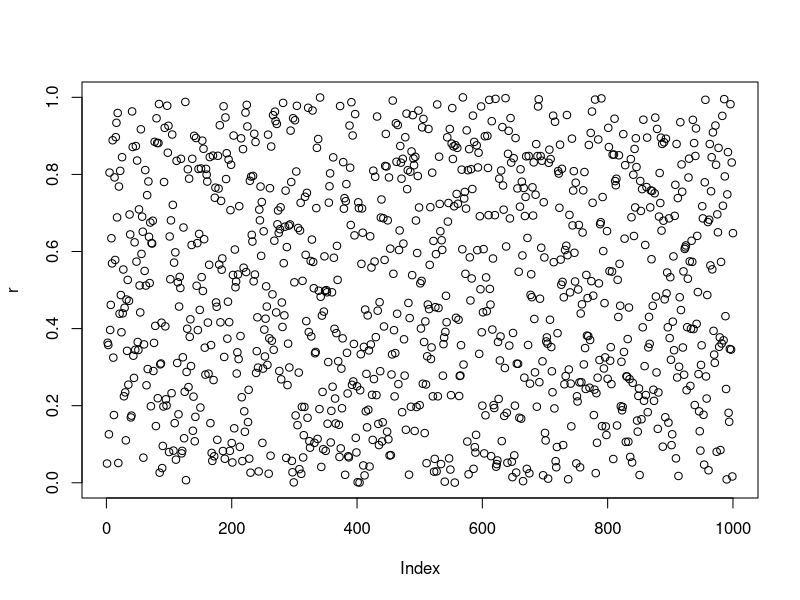
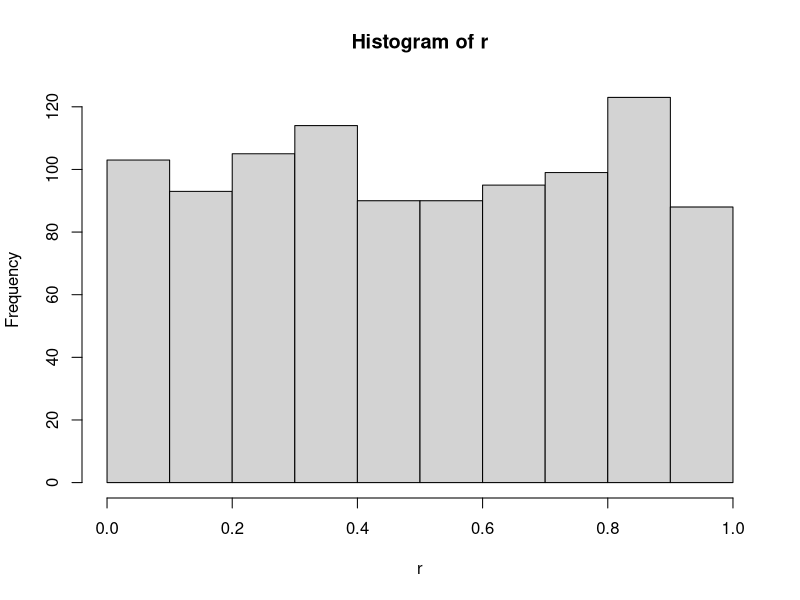
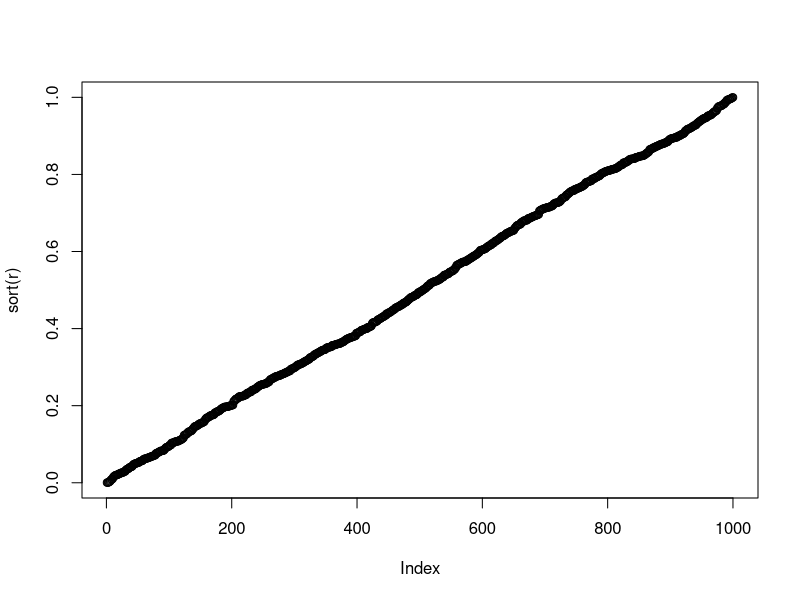
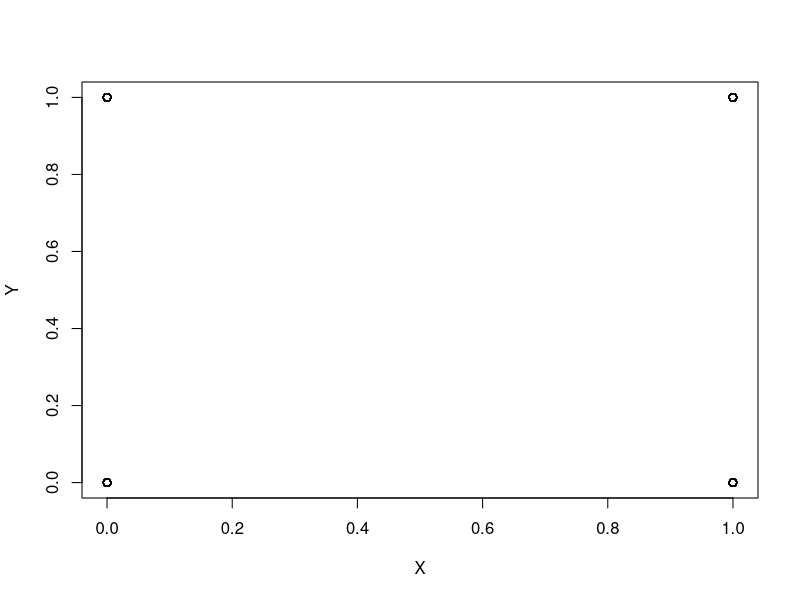
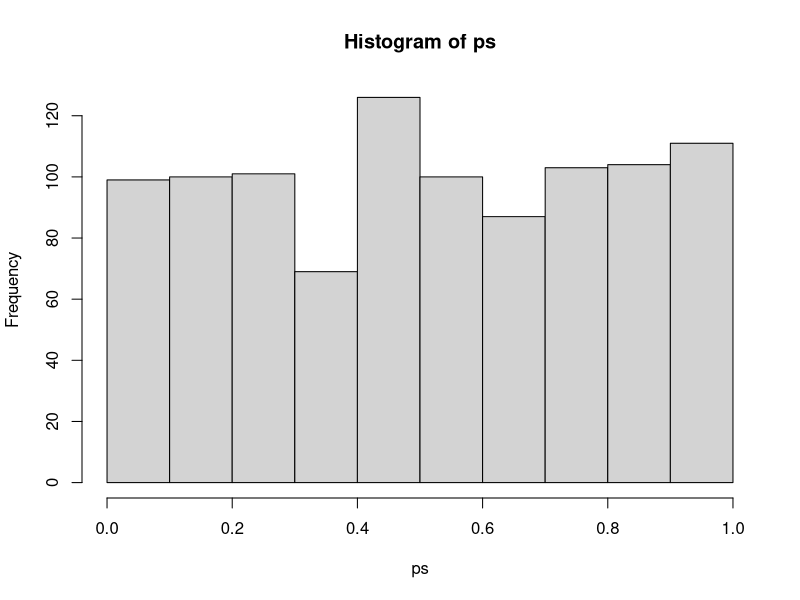
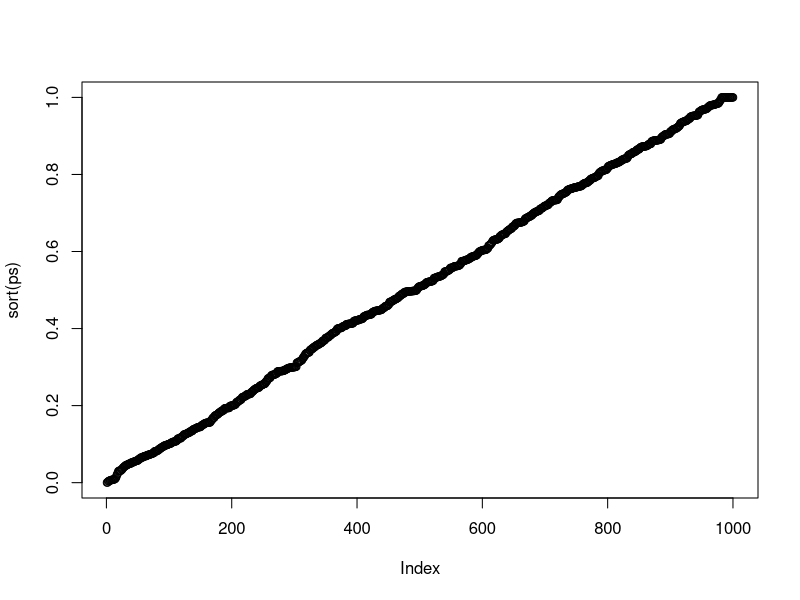
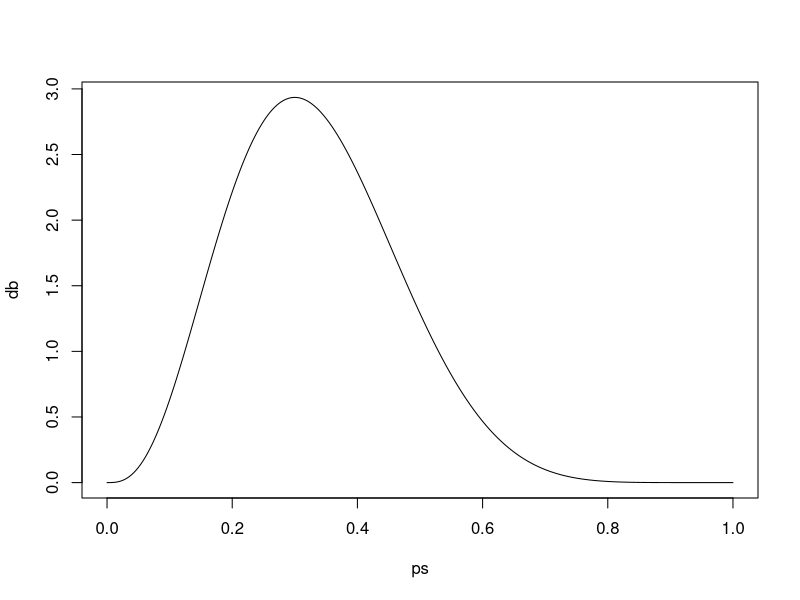
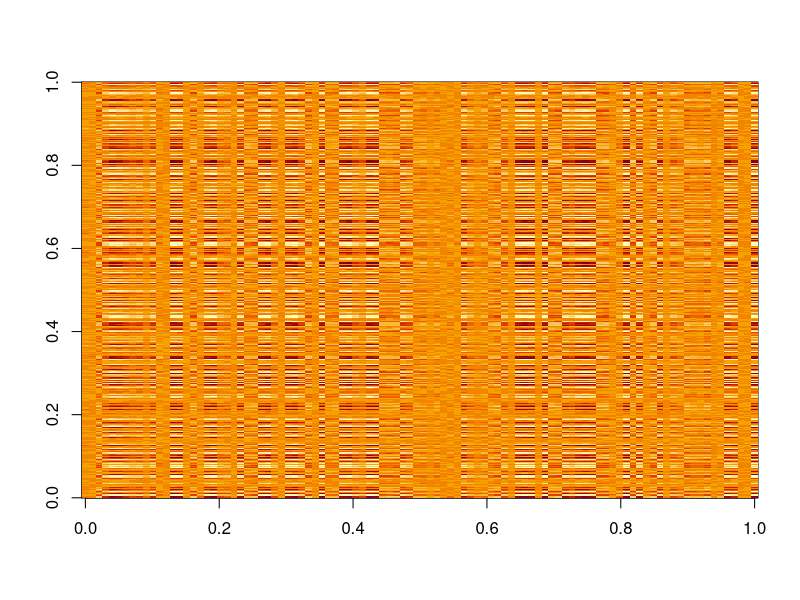

The R source for these figures, in order:
## ---- chunk 1
# 一様分布からの乱数発生
n <- 1000
r <- runif(n)
plot(r)
hist(r)
plot(sort(r))
## ---- chunk 2
n <- 10000
X <- sample(c(0,1),n,replace=TRUE)
Y <- sample(c(0,1),n,replace=TRUE)
plot(X,Y)
table(X,Y)
tab <- table(X,Y)
chisq.test(tab)
## ---- chunk 3
n.iter <- 1000
ps <- rep(0,n.iter)
for(i in 1:n.iter){
  X <- sample(c(0,1),n,replace=TRUE)
  Y <- sample(c(0,1),n,replace=TRUE)
  tab <- table(X,Y)
  chisqout <- chisq.test(tab)
  ps[i] <- chisqout$p.value
}
## ---- chunk 4
hist(ps)
plot(sort(ps))
## ---- chunk 5
my.exact.prob <- function(tab){
  a <- tab[1,1]
  b <- tab[1,2]
  c <- tab[2,1]
  d <- tab[2,2]
  ab <- a + b
  cd <- c + d
  ac <- a + c
  bd <- b + d
  n <- sum(tab)
  bunbo <- factorial(n) * factorial(a)*factorial(b)*factorial(c)*factorial(d)
  bunsi <- factorial(ab)*factorial(cd)*factorial(ac)*factorial(bd)
  prob <- bunsi / bunbo
  return(prob)
}
## ---- chunk 6
tab1 <- matrix(c(1,1,1,0),2,2)
tab1
tab2 <- matrix(c(2,0,0,1),2,2)
my.exact.prob(tab1)
my.exact.prob(tab2)
## ---- chunk 7
fisher.test(tab)
## ---- chunk 8
ps <- seq(from=0,to=1,length=1000)
n <- 10
k <- 3
db <- dbeta(ps,k+1,n-k+1) # "+1"はおまじない
plot(ps,db,type="l")
## ---- chunk 9
dp <- 40
prob <- c(0.5,0.5)
gs <- sample(0:1,dp,replace=TRUE,prob=prob)

table(gs)
## ---- chunk 10
dp <- 40
# エラーを考慮
err <- 0.1
prob <- c(1-err,err)
gs <- sample(0:1,dp,replace=TRUE,prob=prob)

table(gs)
## ---- chunk 11
nsample <- 100
ngene <- 1000
S <- sin(sample(nsample))+0.4
G <- sin((sample(ngene))/10)^3
X <- matrix(S,ncol=1) %*% matrix(G,nrow=1)
X <- X + rnorm(length(X),0,sd(X)*0.1)
image(X)
heatmap(X)
## ---- chunk 12
n1 <- 100
n2 <- 30
nsample <- n1 + n2
X <- matrix(0,nsample,2)
X[1:n1,] <- cbind(rnorm(n1),rnorm(n1))
X[(n1+1):nsample,] <- cbind(rnorm(n2)+5,rnorm(n2+0.5))

plot(X)
## ---- chunk 13
d <- dist(X)
cl <- hclust(d)
plot(cl)
## ---- chunk 14
n.gr <- 2
cl2 <- kmeans(X,centers=n.gr)
plot(X,col=cl2[[1]])
## ---- chunk 15
n.gr <- 3
cl2 <- kmeans(X,centers=n.gr)
plot(X,col=cl2[[1]])
## ---- chunk 16
n.gr <- 2
cl2 <- kmeans(X,centers=n.gr)
plot(X,col=cl2[[1]])

for(i in 1:length(X[,1])){
  for(j in 1:length(X[,2])){
    if(cl2[[1]][i]==cl2[[1]][j]){
      segments(X[i,1],X[i,2],X[j,1],X[j,2])
    }
  }
}
## ---- chunk 17
plot(X)
d <- as.matrix(dist(X))
mean.d <- mean(d)
for(i in 1:(length(X[,1])-1)){
  for(j in (1+i):length(X[,1])){
    if(d[i,j] < mean(d)/4){
      segments(X[i,1],X[i,2],X[j,1],X[j,2])
    }
  }
}
## ---- chunk 18
library(igraph)
d2 <- d
d2[which(d2 < mean.d/4)] <- 1
d2[which(d2 >= mean.d/4)] <- 0
g <- graph.adjacency(d2)
plot(g)
